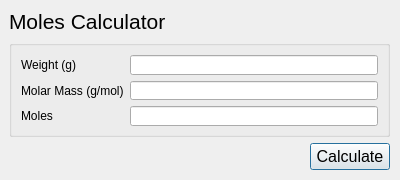
<?xml version="1.0" encoding="UTF-8"?>
<ui version="4.0">
 <class>MainWindow</class>
 <widget class="QMainWindow" name="MainWindow">
  <property name="geometry">
   <rect>
    <x>0</x>
    <y>0</y>
    <width>400</width>
    <height>180</height>
   </rect>
  </property>
  <property name="windowTitle">
   <string>MainWindow</string>
  </property>
  <widget class="QWidget" name="centralwidget">
   <property name="sizePolicy">
    <sizepolicy hsizetype="Minimum" vsizetype="Minimum">
     <horstretch>0</horstretch>
     <verstretch>0</verstretch>
    </sizepolicy>
   </property>
   <widget class="QWidget" name="verticalLayoutWidget">
    <property name="geometry">
     <rect>
      <x>9</x>
      <y>9</y>
      <width>381</width>
      <height>161</height>
     </rect>
    </property>
    <layout class="QVBoxLayout" name="verticalLayout">
     <property name="sizeConstraint">
      <enum>QLayout::SetDefaultConstraint</enum>
     </property>
     <item>
      <widget class="QLabel" name="title_label">
       <property name="sizePolicy">
        <sizepolicy hsizetype="Fixed" vsizetype="Fixed">
         <horstretch>0</horstretch>
         <verstretch>0</verstretch>
        </sizepolicy>
       </property>
       <property name="font">
        <font>
         <pointsize>16</pointsize>
         <weight>50</weight>
         <bold>false</bold>
         <kerning>true</kerning>
        </font>
       </property>
       <property name="autoFillBackground">
        <bool>false</bool>
       </property>
       <property name="text">
        <string>Moles Calculator</string>
       </property>
       <property name="scaledContents">
        <bool>false</bool>
       </property>
       <property name="alignment">
        <set>Qt::AlignLeading|Qt::AlignLeft|Qt::AlignTop</set>
       </property>
      </widget>
     </item>
     <item>
      <widget class="QGroupBox" name="gridGroupBox">
       <property name="sizePolicy">
        <sizepolicy hsizetype="Preferred" vsizetype="Fixed">
         <horstretch>0</horstretch>
         <verstretch>0</verstretch>
        </sizepolicy>
       </property>
       <layout class="QGridLayout" name="gridLayout">
        <item row="0" column="1">
         <widget class="QLineEdit" name="w_LE">
          <property name="clearButtonEnabled">
           <bool>false</bool>
          </property>
         </widget>
        </item>
        <item row="0" column="0">
         <widget class="QLabel" name="w_label">
          <property name="text">
           <string>Weight (g)</string>
          </property>
         </widget>
        </item>
        <item row="1" column="1">
         <widget class="QLineEdit" name="mm_LE">
          <property name="clearButtonEnabled">
           <bool>false</bool>
          </property>
         </widget>
        </item>
        <item row="3" column="0">
         <widget class="QLabel" name="mol_label">
          <property name="text">
           <string>Moles</string>
          </property>
         </widget>
        </item>
        <item row="3" column="1">
         <widget class="QLineEdit" name="mol_LE">
          <property name="inputMask">
           <string/>
          </property>
          <property name="clearButtonEnabled">
           <bool>false</bool>
          </property>
         </widget>
        </item>
        <item row="1" column="0">
         <widget class="QLabel" name="mm_label">
          <property name="text">
           <string>Molar Mass (g/mol)</string>
          </property>
         </widget>
        </item>
       </layout>
      </widget>
     </item>
     <item alignment="Qt::AlignRight">
      <widget class="QPushButton" name="calculate_button">
       <property name="sizePolicy">
        <sizepolicy hsizetype="Fixed" vsizetype="Fixed">
         <horstretch>0</horstretch>
         <verstretch>0</verstretch>
        </sizepolicy>
       </property>
       <property name="font">
        <font>
         <pointsize>12</pointsize>
        </font>
       </property>
       <property name="layoutDirection">
        <enum>Qt::LeftToRight</enum>
       </property>
       <property name="autoFillBackground">
        <bool>false</bool>
       </property>
       <property name="text">
        <string>Calculate</string>
       </property>
       <property name="autoDefault">
        <bool>true</bool>
       </property>
       <property name="default">
        <bool>true</bool>
       </property>
      </widget>
     </item>
    </layout>
   </widget>
  </widget>
 </widget>
 <resources/>
 <connections/>
</ui>
